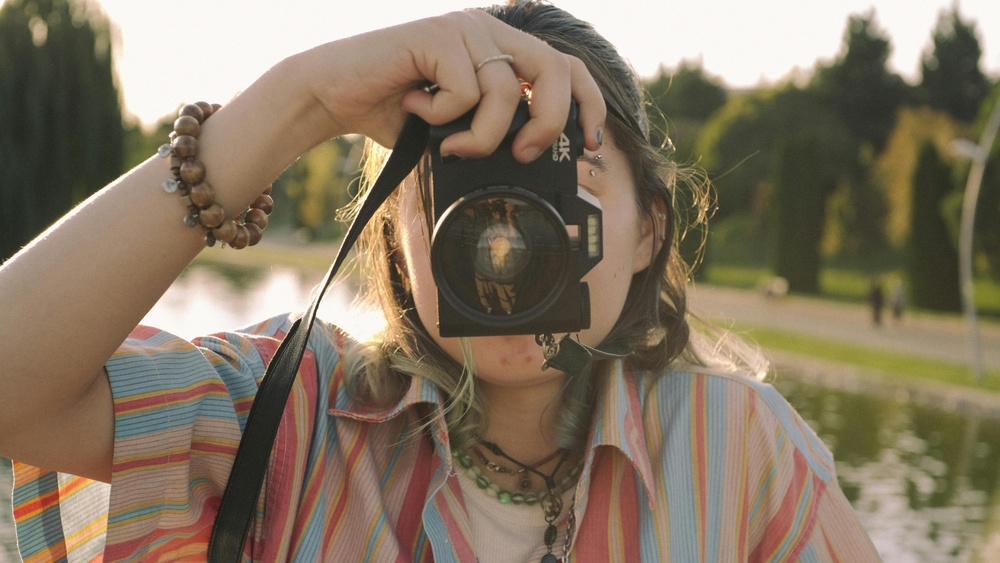
#> input picture camera_girl.jpg, 1000 x 563 px, shrunk from 6240 x 3512 before the run
$ python -i functions.py   (imports and definitions only)
#> lines starting #> are read from the running program, lines starting #| are printed output that depends on the picture
#> further down, picture is the input picture: shape (563, 1000, 3); mean B, G, R 98.5, 118.4, 133
import cv2 as cv
import numpy as np
import streamlit as st

# Function to remove the background using GrabCut
def remove_background(image):
    image=cv.cvtColor(image,cv.COLOR_RGB2BGR)
    copy = image.copy()
    mask = np.zeros(image.shape[:2], np.uint8)
    bgdModel = np.zeros((1, 65), np.float64)
    fgdModel = np.zeros((1, 65), np.float64)

    # Let the user select a region
    roi = cv.selectROI("Select Region", image, fromCenter=False, showCrosshair=True)
    cv.destroyAllWindows()  # Close the selection window
    x1, y1, x2, y2 = roi
    rect = (x1, y1, x2, y2)

    # Show the selected rectangle
    cv.rectangle(copy, (x1, y1), (x1 + x2, y1 + y2), (0, 0, 255), 1)
    cv.grabCut(image, mask, rect, bgdModel, fgdModel, 5, cv.GC_INIT_WITH_RECT)

    mask2 = np.where((mask == 2) | (mask == 0), 0, 1).astype('uint8')
    white_bg = np.full_like(image, 255)  # Create a white background
    image = np.where(mask2[:, :, np.newaxis] == 1, image, white_bg)  # Replace BG with white
    image=cv.cvtColor(image,cv.COLOR_BGR2RGB)

    return image

# Function to apply the sketch effect
def apply_sketch_effect(image):
    gray = cv.cvtColor(image, cv.COLOR_BGR2GRAY)
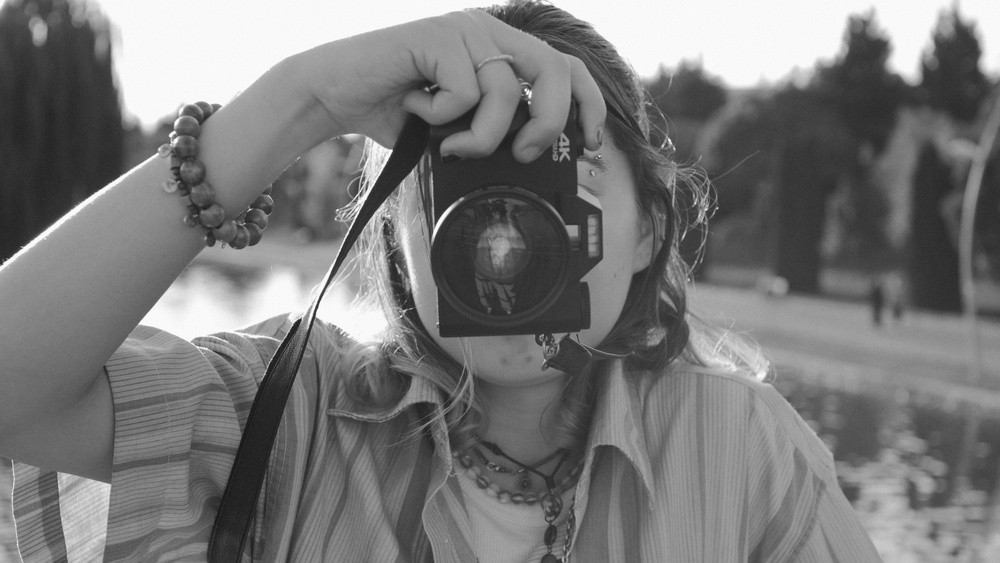
#> gray: shape (563, 1000); min 21, max 255, mean 120.5
    gray = cv.equalizeHist(gray)  # Enhance contrast
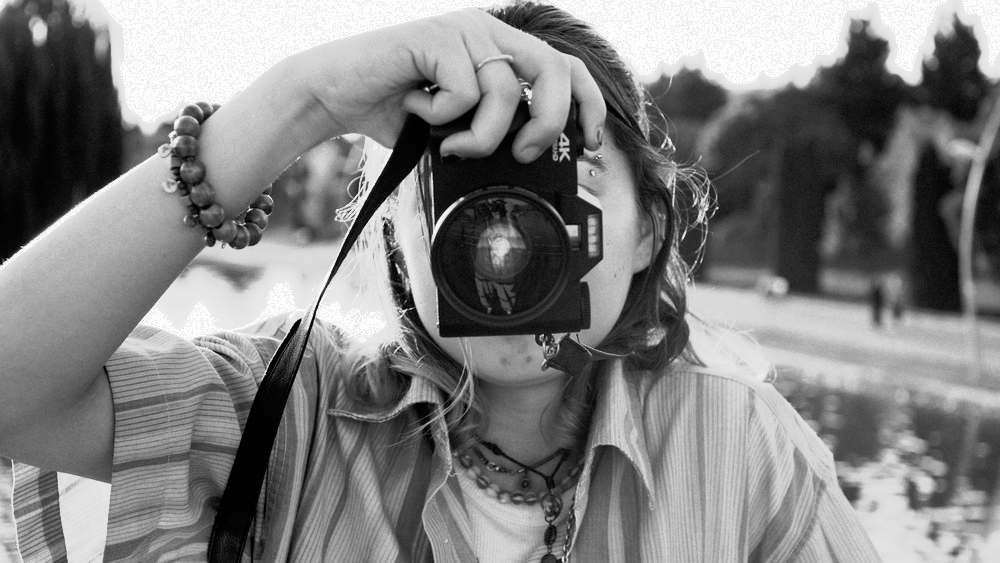
#> gray: shape (563, 1000); min 0, max 255, mean 128.6

    # Inverting the Image
    invert_image = cv.bitwise_not(gray)
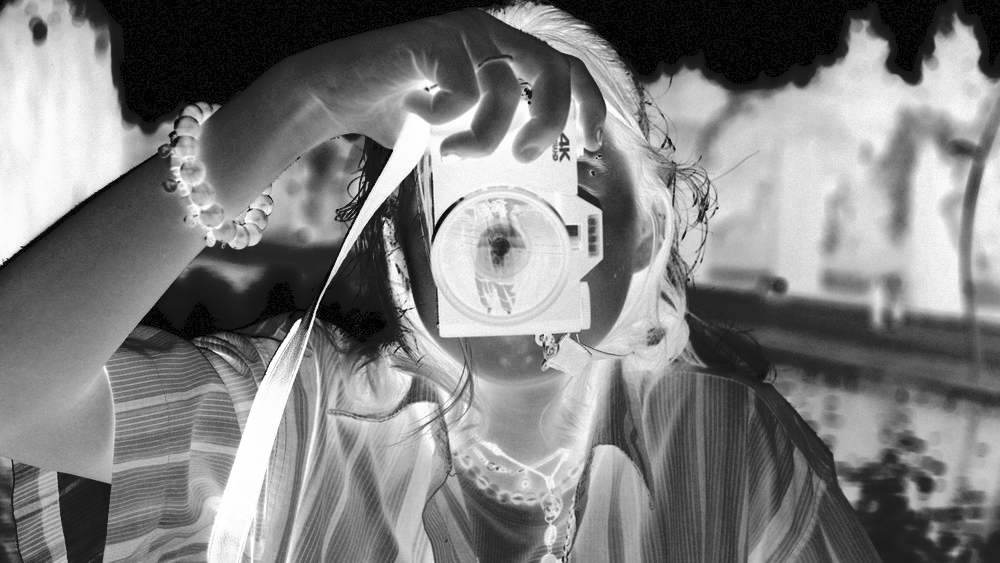
#> invert_image: shape (563, 1000); min 0, max 255, mean 126.4

    # Apply Gaussian Blur to reduce noise
    blur = cv.GaussianBlur(invert_image, (25, 25), 0)
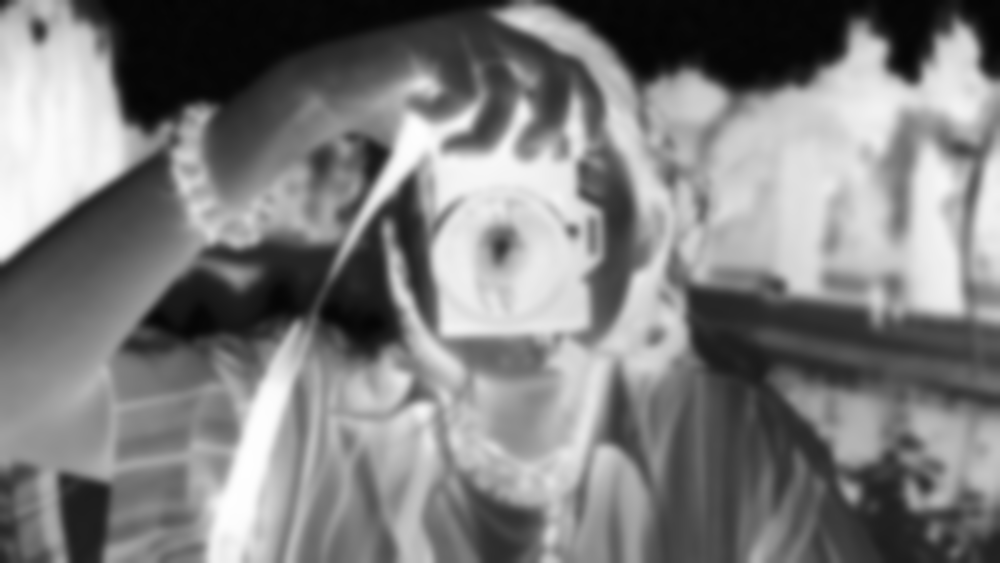
#> blur: shape (563, 1000); min 4, max 254, mean 126.4

    # Inverting the Blurred Image
    invert_blur = cv.bitwise_not(blur)
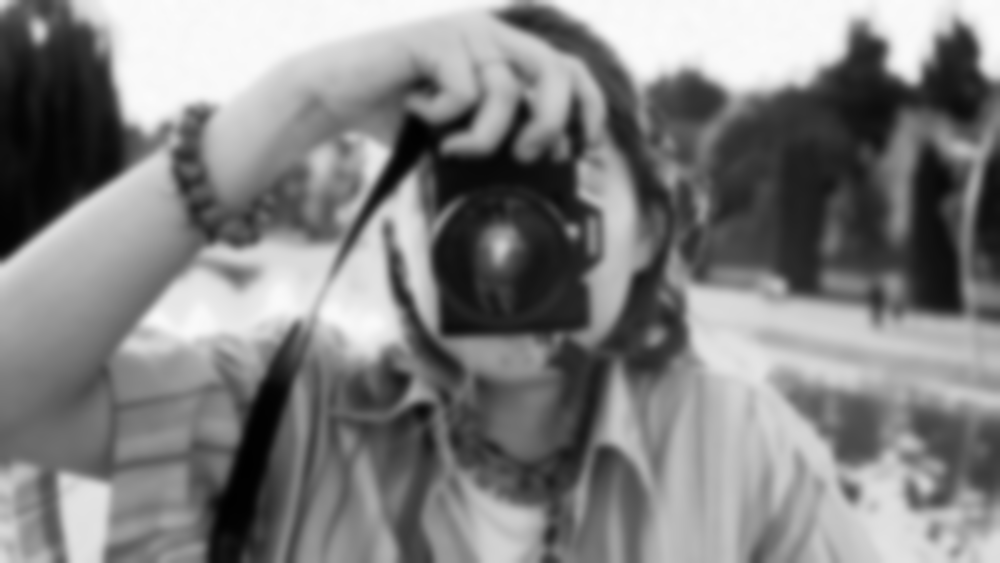
#> invert_blur: shape (563, 1000); min 1, max 251, mean 128.6

    # Convert Image into Sketch
    sketch = cv.divide(gray, invert_blur, scale=256.0)
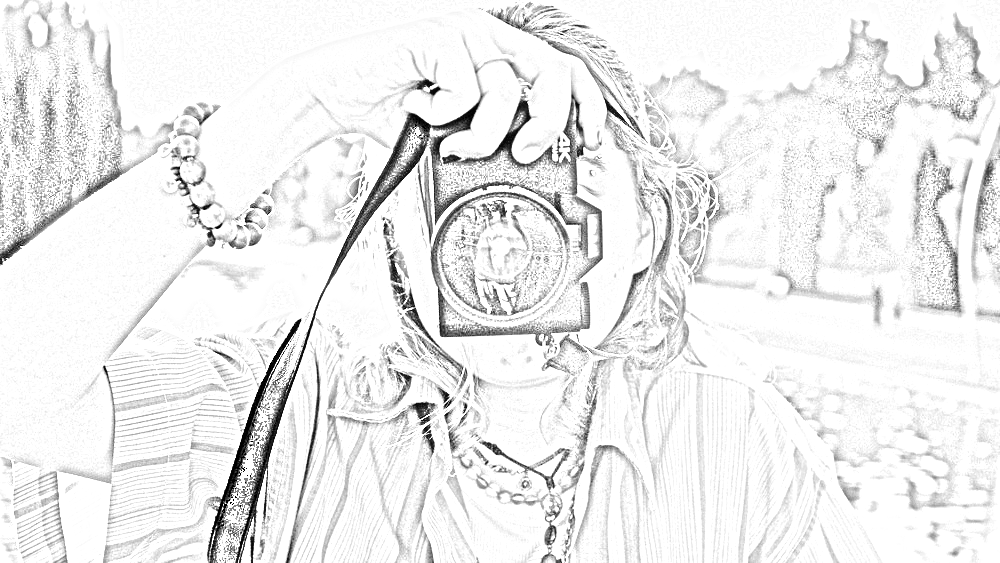
#> sketch: shape (563, 1000); min 0, max 255, mean 236.5
    return sketch

# Function to apply watercolor effect
def apply_watercolor_effect(image, sigma_s, sigma_r):
    return cv.stylization(image, sigma_s=sigma_s, sigma_r=sigma_r)

# Function to apply color sketch effect
def apply_color_sketch_effect(image, sigma_s, sigma_r,shade_factor):
    gray_sketch, color_sketch =cv.pencilSketch(image, sigma_s=sigma_s, sigma_r=sigma_r,shade_factor=shade_factor)
    return color_sketch

>>> import cv2
>>> picture = cv2.imread('camera_girl.jpg')
>>> result = apply_sketch_effect(picture)

$ run again, on tiger.jpg
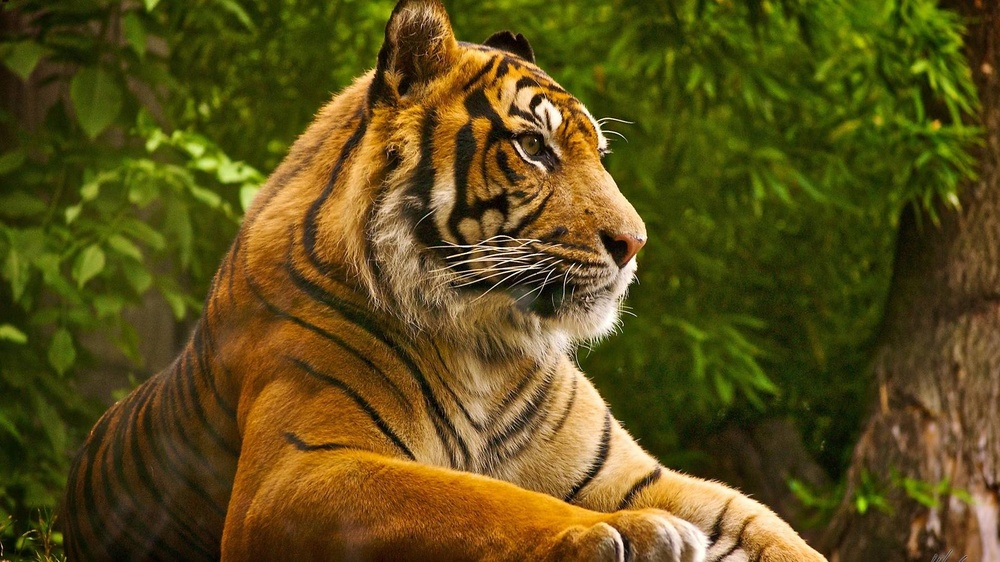
#> input picture tiger.jpg, 1000 x 562 px, shrunk from 1600 x 900 before the run
#> picture is the input picture: shape (562, 1000, 3); mean B, G, R 24.8, 78.6, 92
#> in apply_sketch_effect, `invert_blur = cv.bitwise_not(blur)`:
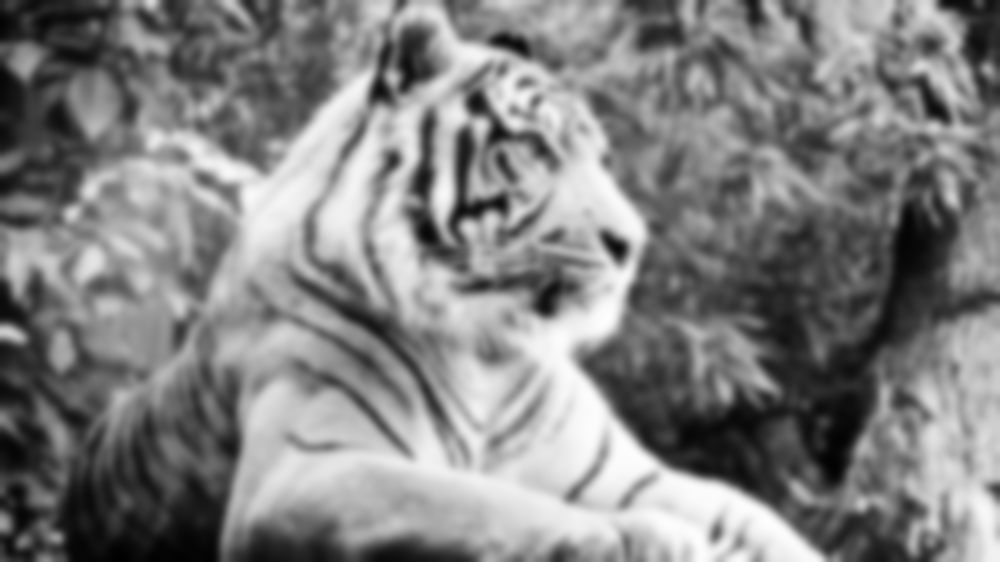
#> invert_blur: shape (562, 1000); min 1, max 253, mean 128.7
#> in apply_sketch_effect, `sketch = cv.divide(gray, invert_blur, scale=256.0)`:
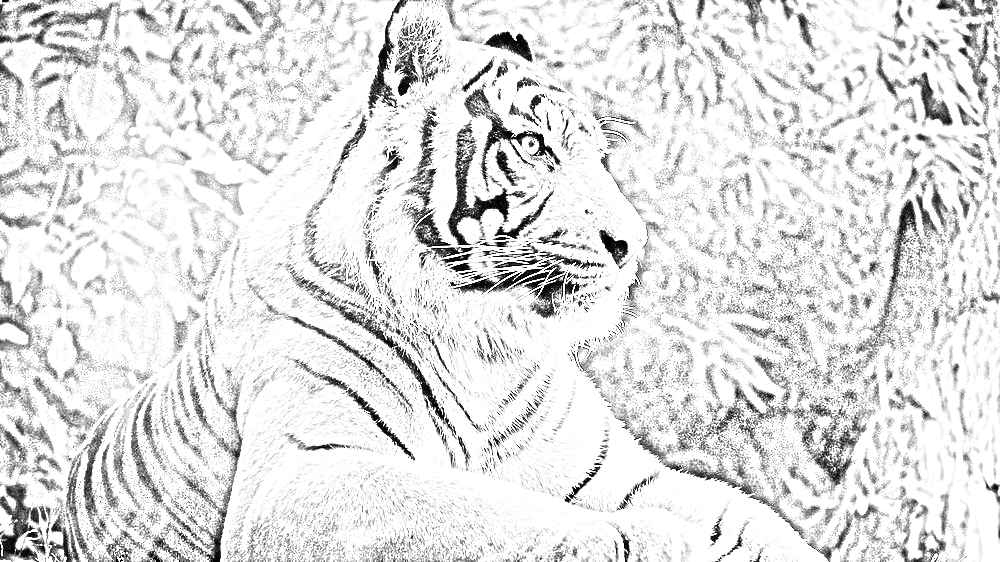
#> sketch: shape (562, 1000); min 0, max 255, mean 224.6
